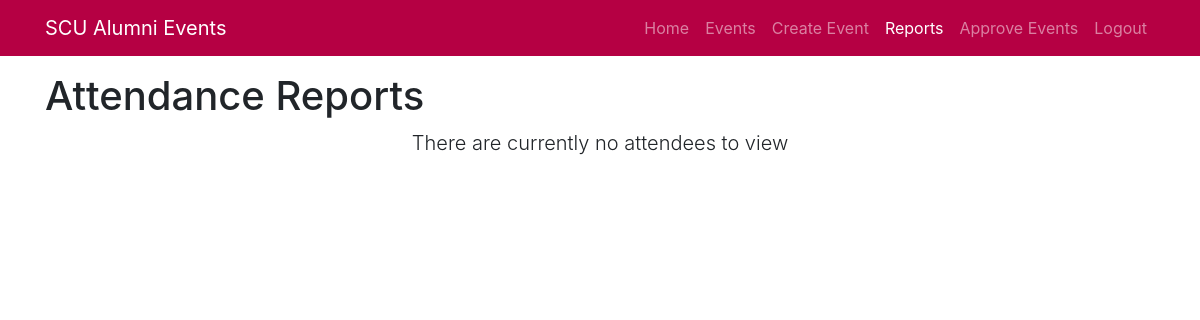
/attendance/reports/5 (signed in), run on an earlier commit of the app's database.
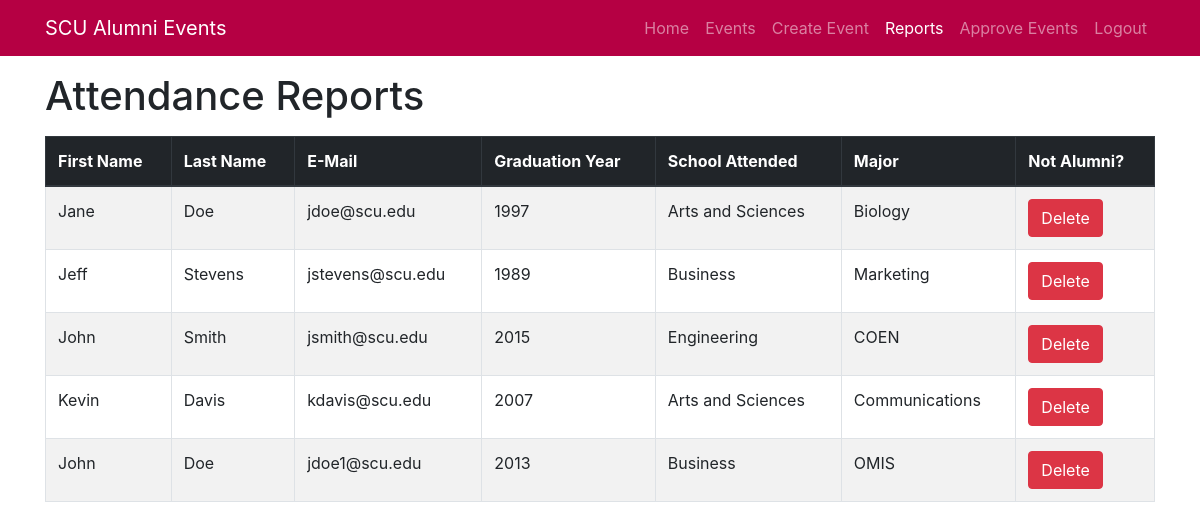
And on a later commit of the database.
### attendance/models.py (models this page shows, shortened)
class Alumni(models.Model):
    fName = models.CharField(max_length=45, help_text='Enter your first name')
    lName = models.CharField(max_length=45, help_text='Enter your last name')
    email = models.EmailField()
    school = models.CharField(
        max_length=50, help_text='Enter school graduated from')
    yearGrad = models.PositiveSmallIntegerField(
        help_text='Enter graduation year')
    major = models.CharField(max_length=70, help_text='Enter your major')
    attended = models.ForeignKey(Event, on_delete=models.CASCADE)

### attendance/views.py (the view)
# urls.py: path('reports/<int:pk>', views.attendanceList, name='attend_list'),
def attendanceList(request, pk):
    event = Event.objects.get(pk=pk)
    alumni = event.alumni_set.all()
    return render(request, 'attendList.html', {'alumni': alumni})

### attendance/templates/attendList.html (shortened to what this page needs)
<!DOCTYPE html>
<html lang="en">
<head>
  <link rel="stylesheet" href="https://stackpath.bootstrapcdn.com/bootstrap/4.1.3/css/bootstrap.min.css">
</head>
{% if user.is_superuser %}
<body>
  {% block navbar %}
  <nav class="navbar navbar-expand-lg navbar-dark static-top" style="background-color: #B50043">
    <div class="container">
      <a class="navbar-brand" href="{% url 'index' %}">SCU Alumni Events</a>
      <div class="collapse navbar-collapse" id="navbarResponsive">
        <ul class="navbar-nav ml-auto">
          <li class="nav-item">
            <a class="nav-link" href="{% url 'index' %}">Home</a>
          </li>
          <li class="nav-item">
            <a class="nav-link" href="{% url 'events' %}">Events</a>
          </li>
          <li class="nav-item">
            <a class="nav-link" href="{% url 'new_event' %}">Create Event</a>
          </li>
          <li class="nav-item active">
            {% if user.is_superuser %}
            <a class="nav-link" href="{% url 'report' %}">Reports
            </a>
            {% endif %}
          </li>
          <li class="nav-item">
            {% if user.is_superuser %}
            <a class="nav-link" href="{% url 'approve' %}">Approve Events</a>
            {% endif %}
          </li>
          <li class="nav-item">
            {% if user.is_authenticated %}
            <a class="nav-link" href="{% url 'logout' %}">Logout</a>
            {% else %}
            <a class="nav-link" href="{% url 'login' %}">Login</a>
            {% endif %}
          </li>
        </ul>
      </div>
    </div>
  </nav>
  {% endblock %}
  {% block content %}
  <div class="container mt-3">
    <h1>Attendance Reports</h1>
    {% if alumni %}
    <table class="table table-bordered table-striped mt-3">
      <thead class="thead-dark">
        <tr>
          <th>First Name</th>
          <th>Last Name</th>
          <th>E-Mail</th>
          <th>Graduation Year</th>
          <th>School Attended</th>
          <th>Major</th>
          <th>Not Alumni?</th>
        </tr>
      </thead>
      <tbody>
        {% for alumnus in alumni.all %}
        <tr>
          <td>{{ alumnus.fName }}</td>
          <td>{{ alumnus.lName }}</td>
          <td>{{ alumnus.email }}</td>
          <td>{{ alumnus.yearGrad }}</td>
          <td>{{ alumnus.school }}</td>
          <td>{{ alumnus.major }}</td>
          <td><a href="{% url 'delete_alumni' alumnus.pk %}"><button type="button" class="btn btn-danger">Delete</button></a></td>
        </tr>
        {% endfor %}
      </tbody>
    </table>
    {% else %}
    <div class="row">
      <div class="col-lg-12 text-center">
        <p class="lead">There are currently no attendees to view</p>
      </div>
    </div>
    {% endif %}
  </div>
  {% endblock %}
</body>
{% else %}
<body>
  <h1>You are not authorized to view this page.</h1>
</body>
{% endif %}
</html>

What changed in the data, as far as the page shows it:
added Alumni: fName "Jane", lName "Doe", email "jdoe@scu.edu", yearGrad "1997", school "Arts and Sciences", major "Biology"
added Alumni: fName "Jeff", lName "Stevens", email "jstevens@scu.edu", yearGrad "1989", school "Business", major "Marketing"
added Alumni: fName "John", lName "Smith", email "jsmith@scu.edu", yearGrad "2015", school "Engineering", major "COEN"
added Alumni: fName "Kevin", lName "Davis", email "kdavis@scu.edu", yearGrad "2007", school "Arts and Sciences", major "Communications"
added Alumni: fName "John", lName "Doe", email "jdoe1@scu.edu", yearGrad "2013", school "Business", major "OMIS"
Also different on the page:
text no longer shown: "There are currently no attendees to view"
text now shown: "First Name Last Name E-Mail Graduation Year School Attended Major Not Alumni?"
